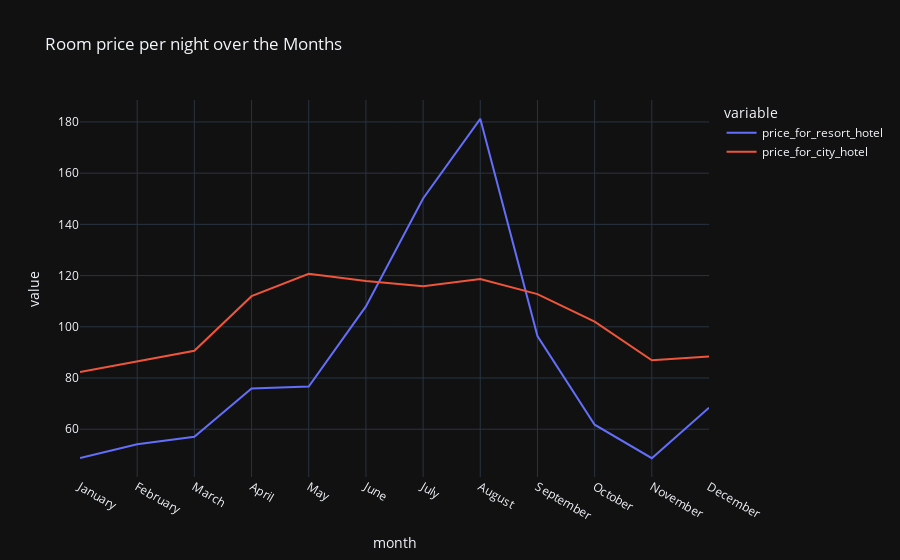

Notebook code cell kept with this figure:
### Code cell
plt.figure(figsize = (17,8))
px.line(final_prices, x = 'month',
        y= ['price_for_resort_hotel','price_for_city_hotel'],
       title='Room price per night over the Months',
       template='plotly_dark')

### Figure 1 — Plotly figure (JSON) as saved in the notebook; plotly's stock layout.template omitted (floating-point values rounded to 4 significant figures)
{"data": [{"hovertemplate": "variable=price_for_resort_hotel<br>month=%{x}<br>value=%{y}<extra></extra>", "legendgroup": "price_for_resort_hotel", "line": {"color": "#636efa", "dash": "solid"}, "marker": {"symbol": "circle"}, "mode": "lines", "name": "price_for_resort_hotel", "orientation": "v", "showlegend": true, "type": "scatter", "x": ["January", "February", "March", "April", "May", "June", "July", "August", "September", "October", "November", "December"], "xaxis": "x", "y": [48.76, 54.15, 57.06, 75.87, 76.66, 108.0, 150.1, 181.2, 96.42, 61.78, 48.71, 68.41], "yaxis": "y"}, {"hovertemplate": "variable=price_for_city_hotel<br>month=%{x}<br>value=%{y}<extra></extra>", "legendgroup": "price_for_city_hotel", "line": {"color": "#EF553B", "dash": "solid"}, "marker": {"symbol": "circle"}, "mode": "lines", "name": "price_for_city_hotel", "orientation": "v", "showlegend": true, "type": "scatter", "x": ["January", "February", "March", "April", "May", "June", "July", "August", "September", "October", "November", "December"], "xaxis": "x", "y": [82.33, 86.52, 90.66, 112.0, 120.7, 117.9, 115.8, 118.7, 112.8, 102.0, 86.95, 88.4], "yaxis": "y"}], "layout": {"legend": {"title": {"text": "variable"}, "tracegroupgap": 0}, "title": {"text": "Room price per night over the Months"}, "xaxis": {"anchor": "y", "domain": [0, 1], "title": {"text": "month"}}, "yaxis": {"anchor": "x", "domain": [0, 1], "title": {"text": "value"}}}}
